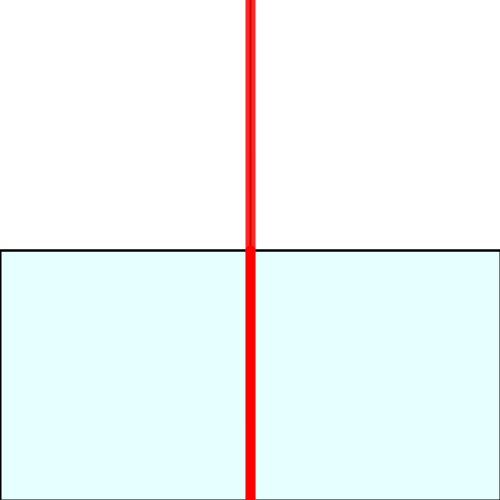
Frame 1 (no input)
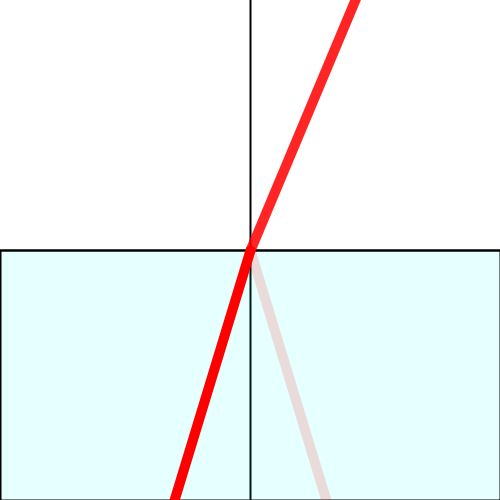
Frame 60 (the mouse pressed at the canvas centre just before this capture)
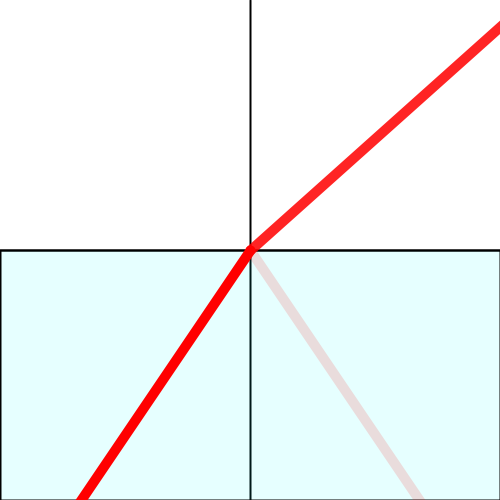
Frame 120 (the mouse held since frame 60 and released just before this capture)

The Processing sketch that drew these frames (run headless with seeded random() and noise(); from frame 60 on, the mouse is pressed at the canvas centre):

// Processing sketch: Refraction_Vector_inv
// ── Refraction_Vector_inv.pde
float na = 1;
float nb = 1.33;
float theta = 0;

void setup() {
  //fullScreen();
  size(500, 500);
  colorMode(RGB, 1, 1, 1, 1);
}

void draw() {
  background(1);
  //show grid
  stroke(0);
  translate(width/2, height/2);
  strokeWeight(2);
  line(-width/2, 0, width/2, 0);
  line(0, -height/2, 0, height/2);
  fill(0, 1, 1, 0.1);
  rect(-width/2, 0, width, height/2);
  strokeWeight(10);
  PVector E = PVector.fromAngle(theta-HALF_PI).mult(-1);
  PVector N = new PVector(0, -1).mult(-1);
  float n1 = na;
  float n2 = nb;
  if(PVector.dot(E, N) > 0){//when light up from hehind
    N.mult(-1);
    n1 = nb;
    n2 = na;
  }
  float C1 = PVector.mult(E, -1).dot(N);
  float S1 = sqrt(1-C1*C1);
  //refrection
  float ndotd = PVector.dot(E, N);
  PVector R = PVector.sub(E, PVector.mult(N, 2*ndotd));//refrection vector
  //refraction
  float n12 = n1/n2;
  float S2 = n12*sqrt(1-C1*C1);
  float C2 = sqrt(1-S2*S2);
  PVector Edash = PVector.mult(E, n12).add(PVector.mult(N, n12*C1-C2));
  //float t = sqrt((nb/na)*(nb/na)-1+C1*C1)-C1;
  //PVector Edash = PVector.sub(E, N.mult(t)).mult(na/nb);//refraction vector
  //float C2 = PVector.mult(Edash, -1).dot(N);
  //calculate refraction rate with fresnel formula
  float sp = (n1*C2-n2*C1)/(n1*C2+n2*C1);//s-polarized light
  float pp = (n1*C1-n2*C2)/(n1*C1+n2*C2);//p-polarized light
  float kr = (sp+pp)/2;//refraction rate
  if (Float.isNaN(kr))kr = 1;
  float cr = 1-kr;//refrection rate
  float len = 10000;//for visualize
  //show ray
  stroke(1, 0, 0);
  line(0, 0, E.x*len, E.y*len);
  stroke(1, 0, 0, cr);
  line(0, 0, -Edash.x*len, -Edash.y*len);
  stroke(1, 0, 0, kr);
  line(0, 0, -R.x*len, -R.y*len);
  //rotate angle
  theta += 0.005;
  theta = theta % PI;
}
